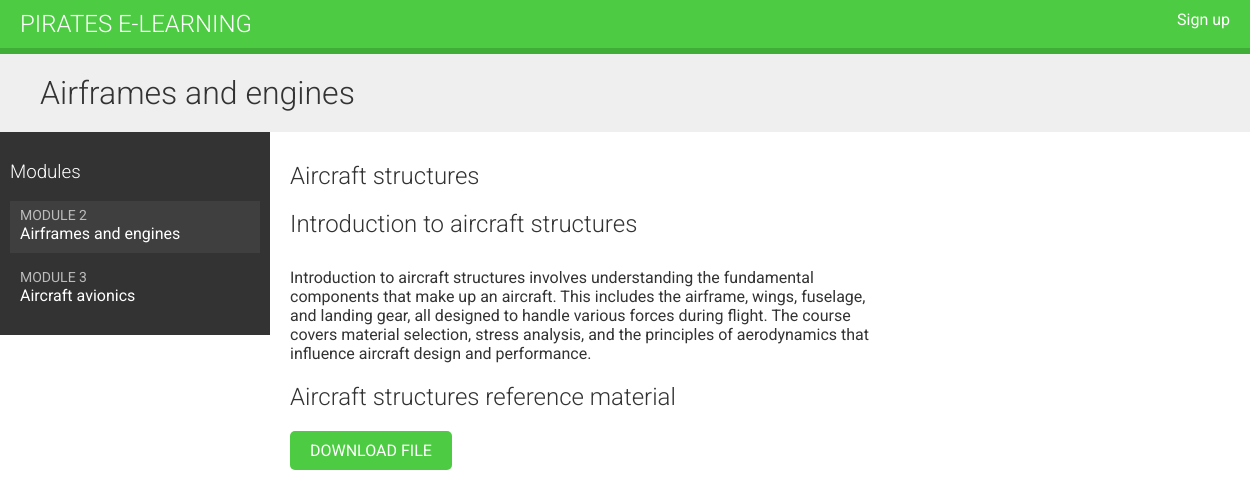
The page /students/course/2/ (signed in) on the database as committed earlier.
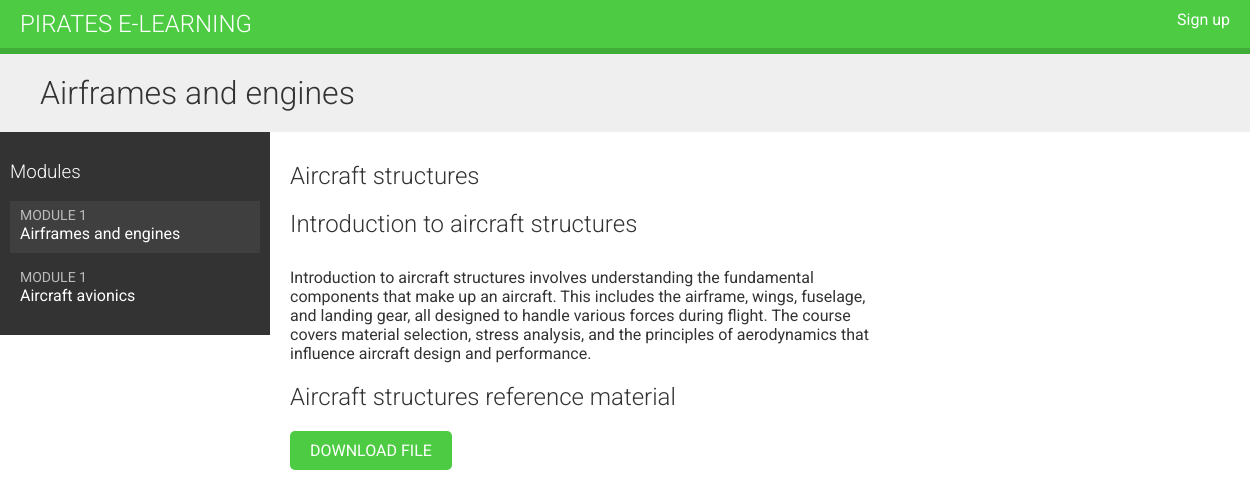
The same page on the database as committed later.
### courses/models.py (models this page shows)
class Modules(models.Model):
    course=models.ForeignKey(Course,
                             related_name='modules',
                             on_delete=models.CASCADE)
    title=models.CharField(max_length=200)
    description=models.TextField(blank=True)
    order=OrderField(blank=True,for_fields=['course'])
    class Meta:
        ordering=['order']
    def __str__(self):
        return f'{self.order}.{self.title}'

### students/views.py (the view)
class StudentCourseDetailView(DetailView):
    model=Course
    template_name='students/course/detail.html'
    def get_queryset(self):
        qs=super().get_queryset()
        return qs.filter(students__in=[self.request.user])
    def get_context_data(self, **kwargs):
        context=super().get_context_data(**kwargs)
        course=self.get_object()
        if 'module_id' in self.kwargs:
            context['module']=course.modules.get(
                id=self.kwargs['module_id'])
        else:
            context['module']=course.modules.all()[0]
        return context

### courses/models.py (called while the page is built)
    def render(self):
        return render_to_string(
            f'courses/content/{self._meta.model_name}.html',
            {'item': self})

### students/templates/students/course/detail.html (shortened to what this page needs)
{% extends 'base.html' %}
{% load cache %}
{% block content %}
<h1>
    {{ module.title }}
</h1>
<div class="contents">
    <h3>Modules</h3>
    <ul id="modules">
        {% for m in object.modules.all %}
        <li  data-id="{{ m.id }}" {% if m == module %} class="selected" {% endif %}>
            <a href="{% url 'student_course_detail_module' object.id m.id %}">
                <span>
                    Module <span class="order">{{ m.order|add:1 }}</span>
                </span>
                <br>
                {{ m.title }}
            </a>
        </li>
        {% empty %}
        <li>No modules yet</li>
        {% endfor %}
    </ul>
</div>
<div class="module">
    {% cache 600 module_contents module %}
    {% for content in module.contents.all %}
    {% with item=content.item %}
    <h2>{{ item.title }}</h2>
    {{ item.render }}
    {% endwith %}
    {% endfor %}
    {% endcache %}
</div>
{% endblock %}

Rows that differ between the two databases and show on the page:
changed Modules "Airframes and engines": order|add "2" → "1"
changed Modules "Aircraft avionics": order|add "3" → "1"
